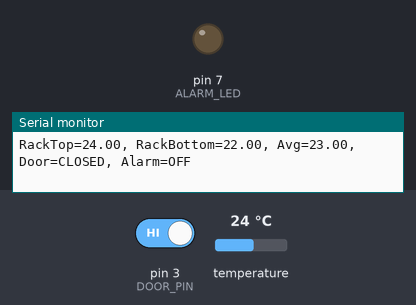
Bench run of a sketch on a simulated Arduino Uno, built with avr-gcc and run on an emulated ATmega328P. On the bench: output pins drawn as LEDs (lit = HIGH), the last lines printed to the serial monitor. Inputs (shaded band) come from the test bench; at power-on: temperature 24 °C, pin 3 (DOOR_PIN) HIGH.

Above: at 3.3 s.
3.4 s: temperature set to 30.3 °C
5.9 s: temperature set to 31.5 °C
At 7.2 s:
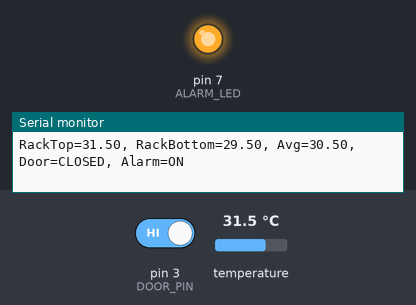
Timing chart, 0 to 8.9 s (numbered marks = the images above; inputs shaded):
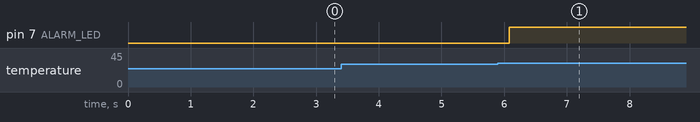

Measured:
- the behaviour switches between 31 and 31.1 °C on temperature (found by bisection; images 0 and 1)
- after the input at 5.9 s, pin 7 (ALARM_LED): LOW → HIGH after 0.18 s

The sketch:

MiniRackMonitor.ino
```cpp
#include <OneWire.h>
#include <DallasTemperature.h>

#define ONE_WIRE_BUS 2
#define ALARM_LED 7
#define DOOR_PIN 3

OneWire oneWire(ONE_WIRE_BUS);
DallasTemperature sensors(&oneWire);

void setup() {
  Serial.begin(9600);
  sensors.begin();

  pinMode(ALARM_LED, OUTPUT);
  pinMode(DOOR_PIN, INPUT_PULLUP);

  Serial.print("Talalt szenzorok: ");
  Serial.println(sensors.getDeviceCount());
}

void loop() {
  sensors.requestTemperatures();

  float rackTop = sensors.getTempCByIndex(0);
  float rackBottom = rackTop - 2.0;
  float avgTemp = (rackTop + rackBottom) / 2.0;

  bool doorOpen = (digitalRead(DOOR_PIN) == LOW);
  bool alarm = (avgTemp > 30.0) || doorOpen;

  digitalWrite(ALARM_LED, alarm ? HIGH : LOW);

  Serial.print("RackTop=");
  Serial.print(rackTop);
  Serial.print(", RackBottom=");
  Serial.print(rackBottom);
  Serial.print(", Avg=");
  Serial.print(avgTemp);
  Serial.print(", Door=");
  Serial.print(doorOpen ? "OPEN" : "CLOSED");
  Serial.print(", Alarm=");
  Serial.println(alarm ? "ON" : "OFF");

  delay(1000);
}
```
